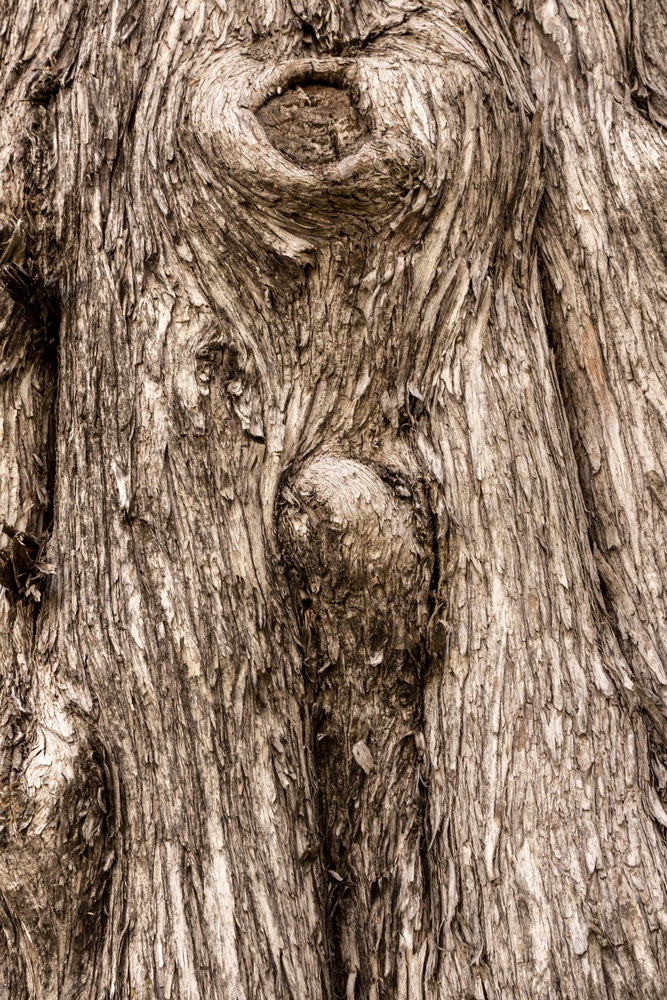
#> input picture Lab8/tree/tree.jpg, 667 x 1000 px, shrunk from 3567 x 5350 before the run, found by its file name
$ python main.py
#> lines starting #> are read from the running program, lines starting #| are printed output that depends on the picture
import numpy as np
import cv2
import matplotlib.pyplot as plt
import os

def glrlm(img: np.array, direction: str = '0'):
    max_gray = 256
    max_run_length = max(img.shape)
    matrix = np.zeros((max_gray, max_run_length), dtype=int)

    if direction == '0':
        # Горизонтально
        for row in img:
            run_val = row[0]
            run_len = 1
            for val in row[1:]:
                if val == run_val:
                    run_len += 1
                else:
                    matrix[run_val, run_len - 1] += 1
                    run_val = val
                    run_len = 1
            matrix[run_val, run_len - 1] += 1

    elif direction == '90':
        # Вертикально
        for col in img.T:
            run_val = col[0]
            run_len = 1
            for val in col[1:]:
                if val == run_val:
                    run_len += 1
                else:
                    matrix[run_val, run_len - 1] += 1
                    run_val = val
                    run_len = 1
            matrix[run_val, run_len - 1] += 1

    elif direction == '45':
        # Диагональ ↗ (снизу вверх, слева направо)
        h, w = img.shape
        for offset in range(-h + 1, w):
            diag = np.diagonal(np.fliplr(img), offset=offset)
            if diag.size == 0:
                continue
            run_val = diag[0]
            run_len = 1
            for val in diag[1:]:
                if val == run_val:
                    run_len += 1
                else:
                    matrix[run_val, run_len - 1] += 1
                    run_val = val
                    run_len = 1
            matrix[run_val, run_len - 1] += 1

    elif direction == '135':
        # Диагональ ↙ (сверху вниз, слева направо)
        h, w = img.shape
        for offset in range(-h + 1, w):
            diag = np.diagonal(img, offset=offset)
            if diag.size == 0:
                continue
            run_val = diag[0]
            run_len = 1
            for val in diag[1:]:
                if val == run_val:
                    run_len += 1
                else:
                    matrix[run_val, run_len - 1] += 1
                    run_val = val
                    run_len = 1
            matrix[run_val, run_len - 1] += 1

    return matrix

def GLNU(matrix: np.array):
    return np.sum(np.square(np.sum(matrix, axis=1))) / np.sum(matrix)

def RLNU(matrix: np.array):
    return np.sum(np.square(np.sum(matrix, axis=0))) / np.sum(matrix)


# === Загрузка и подготовка изображения ===
img_path = '/Users/darina_samoylenko/Lab1/Lab8/tree/tree.jpg'  # Замени на свой файл
base_dir = os.path.dirname(img_path)

img_bgr = cv2.imread(img_path)
#> img_bgr is the input picture: shape (1000, 667, 3); mean B, G, R 101.4, 119.5, 141.4
img_rgb = cv2.cvtColor(img_bgr, cv2.COLOR_BGR2RGB)
img_hls = cv2.cvtColor(img_rgb, cv2.COLOR_RGB2HLS)
#> img_hls: shape (1000, 667, 3); mean of channels 0, 1, 2 13.5, 121.5, 80.3
H, L, S = cv2.split(img_hls)
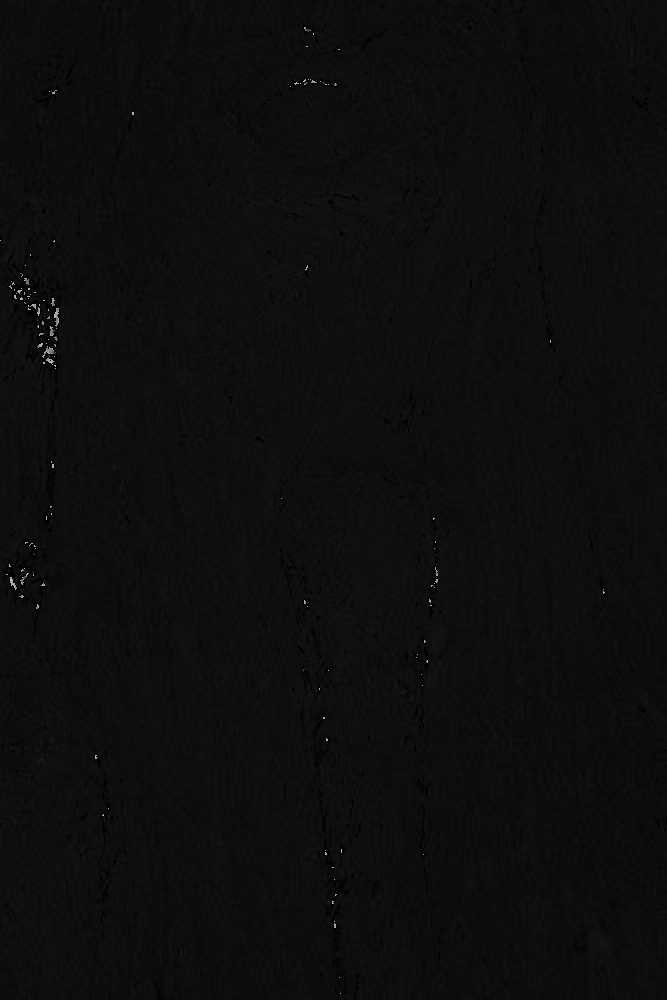
#> H: shape (1000, 667); min 0, max 178, mean 13.5
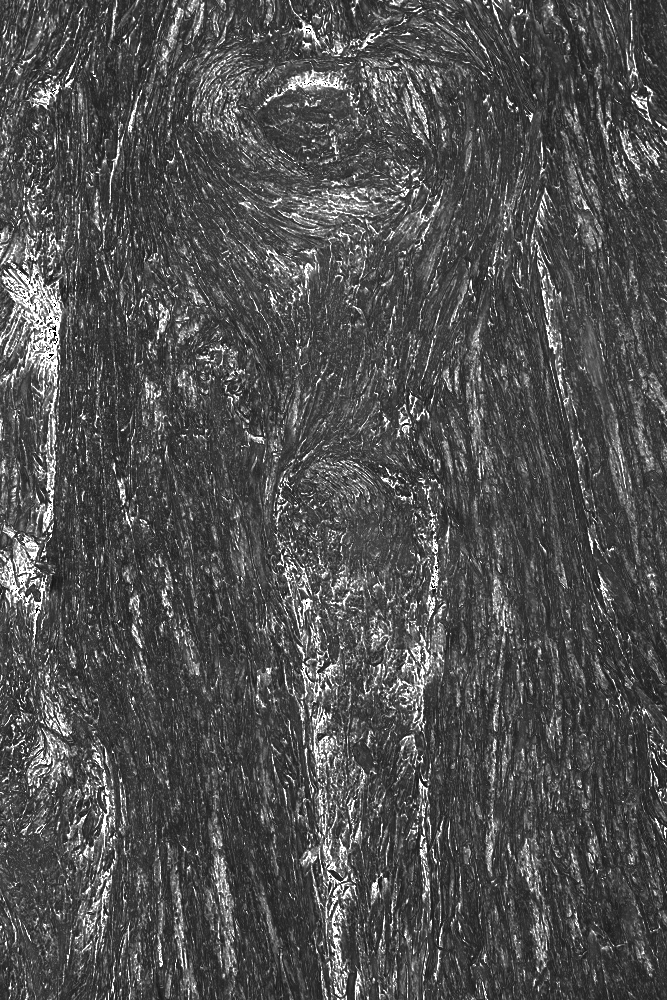
#> S: shape (1000, 667); min 0, max 255, mean 80.3

# Сохраняем исходное полутоновое изображение
cv2.imwrite(os.path.join(base_dir, 'lightness_original.jpg'), L)

# === Построение GLRLM до преобразования яркости ===
glrlm_before = glrlm(L, direction='0')
#> the loop in glrlm, `for row in img:` made 1000 passes
#> after the loop in glrlm, `for row in img:`:
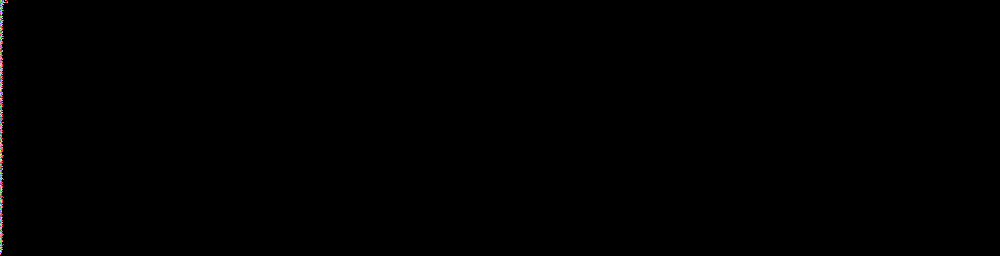
#> matrix: shape (256, 1000) int64; 323 distinct labels, from 0 to 5665; one colour per label, 0 black
glnu_before = GLNU(glrlm_before)
#> glnu_before = 3310.4
rlnu_before = RLNU(glrlm_before)
#> rlnu_before = 636306.6

# === Яркостное линейное преобразование ===
alpha = 1.2  # контраст
beta = -30   # яркость (в диапазоне -255..255)
L_adj = np.clip(alpha * L.astype(np.float32) + beta, 0, 255).astype(np.uint8)
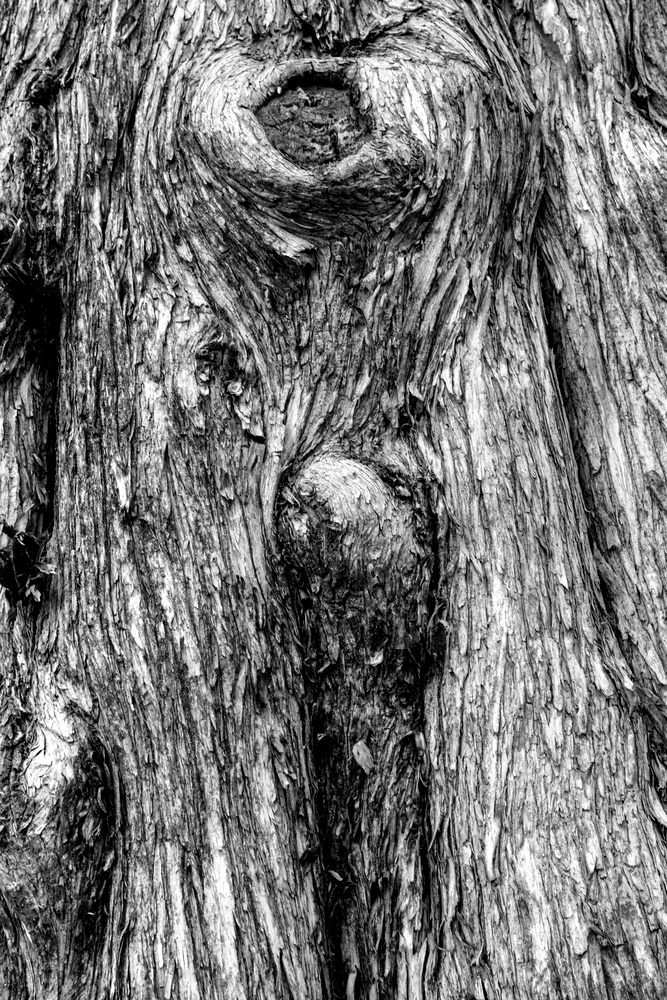
#> L_adj: shape (1000, 667); min 0, max 255, mean 116.1

# Сохраняем новое изображение
hls_new = cv2.merge([H, L_adj, S])
#> hls_new: shape (1000, 667, 3); mean of channels 0, 1, 2 13.5, 116.1, 80.3
img_contrast = cv2.cvtColor(hls_new, cv2.COLOR_HLS2BGR)
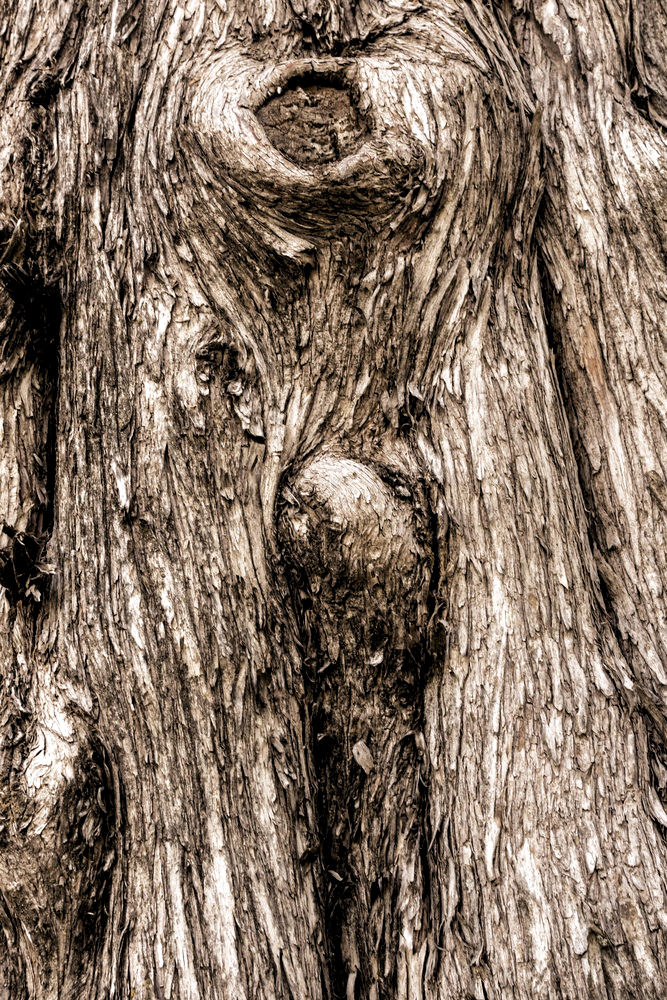
#> img_contrast: shape (1000, 667, 3); mean B, G, R 99.7, 114.5, 132.5
cv2.imwrite(os.path.join(base_dir, 'lightness_adjusted.jpg'), L_adj)
cv2.imwrite(os.path.join(base_dir, 'contrast_image.jpg'), img_contrast)

# === GLRLM после преобразования ===
glrlm_after = glrlm(L_adj, direction='0')
#> the loop in glrlm (call 2), `for row in img:` made 1000 passes
#> after the loop in glrlm (call 2), `for row in img:`: matrix: shape (256, 1000) int64; 294 distinct labels, from 0 to 8483
glnu_after = GLNU(glrlm_after)
#> glnu_after = 3710.5
rlnu_after = RLNU(glrlm_after)
#> rlnu_after = 605771.3

# === Визуализация GLRLM через matplotlib ===
def show_glrlm(matrix, filename):
#> called with filename = 'glrlm_before_log.png'
    matrix_log = np.log1p(matrix.astype(np.float32))  # логарифмическое масштабирование
    plt.figure(figsize=(10, 6))
    plt.imshow(matrix_log, cmap='hot', aspect='auto')
    plt.colorbar(label='log(1 + value)')
    plt.title(filename.replace('_', ' ').capitalize())
    plt.tight_layout()
    plt.savefig(os.path.join(base_dir, filename))
    plt.close()

show_glrlm(glrlm_before, 'glrlm_before_log.png')
show_glrlm(glrlm_after, 'glrlm_after_log.png')

# === Гистограммы яркости ===
def save_hist(img, name):
#> called with name = 'before'
    plt.figure()
    plt.hist(img.ravel(), bins=256, color='gray')
    plt.title(f'Histogram: {name}')
    plt.tight_layout()
    plt.savefig(os.path.join(base_dir, f'hist_{name}.png'))
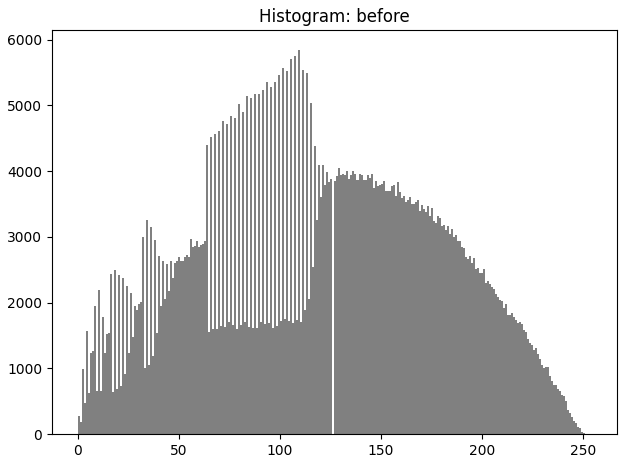
#> figure drawn by matplotlib, 1 panel; tallest bar 5847 high, from x = 109.1 to 110.1
    plt.close()

save_hist(L, 'before')
save_hist(L_adj, 'after')
#> call 2 of save_hist, with name = 'after'
#> in save_hist (call 2), `plt.savefig(os.path.join(base_dir, f'hist_{name}.png'))`:
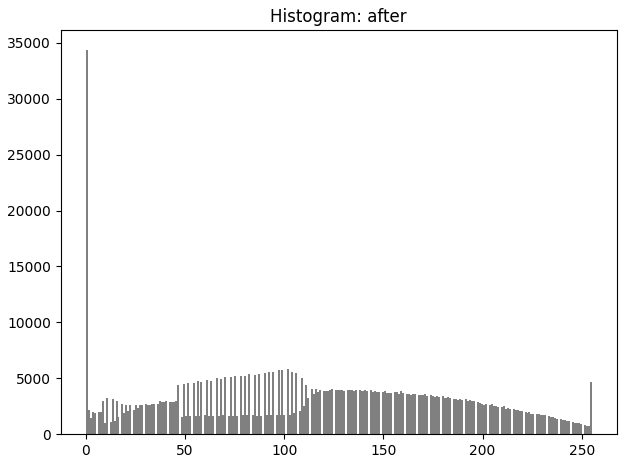
#> figure drawn by matplotlib, 1 panel; tallest bar 34388 high, from x = 0 to 0.996

# === Сохранение признаков ===
with open(os.path.join(base_dir, 'features.txt'), 'w') as f:
    f.write(f'GLNU before: {glnu_before:.4f}\n')
    f.write(f'RLNU before: {rlnu_before:.4f}\n')
    f.write(f'GLNU after: {glnu_after:.4f}\n')
    f.write(f'RLNU after: {rlnu_after:.4f}\n')

print("✅ Готово! Изображения, гистограммы и признаки сохранены.")
